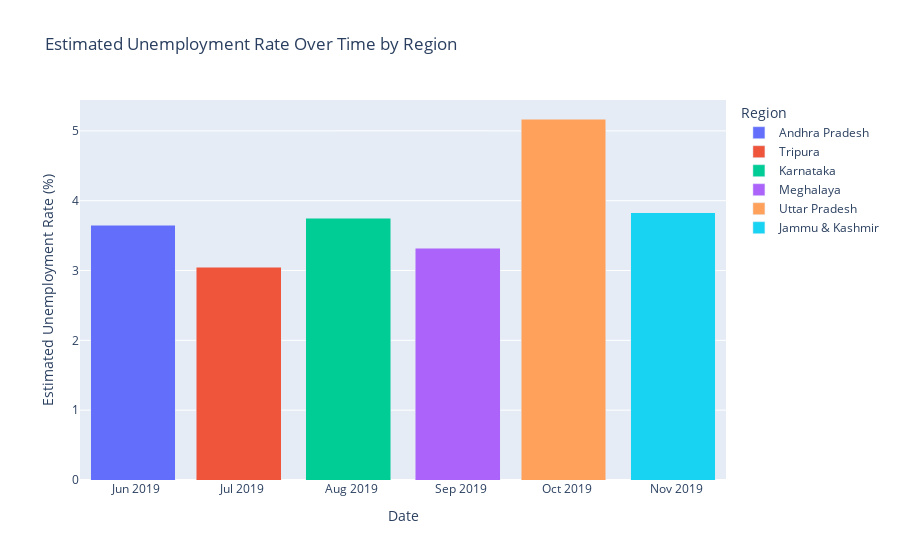

Write notebook code for a chart like this one.
### Markdown cell above
**Bar Plot**

### Code cell
#create  Sample data
data = {
    'region': ['Andhra Pradesh','Tripura','Karnataka','Meghalaya','Uttar Pradesh','Jammu & Kashmir '],
    'date': ['31-05-2019', '30-06-2019', '31-07-2019', '31-08-2019', '30-09-2019', '31-10-2019'],
    'estimated_unemployment_rate': [3.65, 3.05, 3.75, 3.32, 5.17, 3.83],
    'area': ['Rural', 'Urban', 'Rural', 'Urban', 'Rural','Urban']
}

# Create a DataFrame from the sample data
df_1 = pd.DataFrame(data)

# Convert the 'date' column to datetime format
df_1['date'] = pd.to_datetime(df_1['date'], format='%d-%m-%Y')

# Create a line plot using plotly
fig = px.bar(df_1, 
        x='date',
        y='estimated_unemployment_rate',
        color='region',
        title='Estimated Unemployment Rate Over Time by Region',
        labels={
            'date': 'Date',
            'estimated_unemployment_rate': 'Estimated Unemployment Rate (%)',
            'region': 'Region',
            'area' : 'Area'
        },
        barmode='stack'
    )

# # show the plot
fig.show()

### Figure 1 — Plotly figure (JSON) as saved in the notebook; plotly's stock layout.template omitted (floating-point values rounded to 4 significant figures)
{"data": [{"alignmentgroup": "True", "hovertemplate": "Region=Andhra Pradesh<br>Date=%{x}<br>Estimated Unemployment Rate (%)=%{y}<extra></extra>", "legendgroup": "Andhra Pradesh", "marker": {"color": "#636efa", "pattern": {"shape": ""}}, "name": "Andhra Pradesh", "offsetgroup": "Andhra Pradesh", "orientation": "v", "showlegend": true, "textposition": "auto", "type": "bar", "x": ["2019-05-31T00:00:00"], "xaxis": "x", "y": [3.65], "yaxis": "y"}, {"alignmentgroup": "True", "hovertemplate": "Region=Tripura<br>Date=%{x}<br>Estimated Unemployment Rate (%)=%{y}<extra></extra>", "legendgroup": "Tripura", "marker": {"color": "#EF553B", "pattern": {"shape": ""}}, "name": "Tripura", "offsetgroup": "Tripura", "orientation": "v", "showlegend": true, "textposition": "auto", "type": "bar", "x": ["2019-06-30T00:00:00"], "xaxis": "x", "y": [3.05], "yaxis": "y"}, {"alignmentgroup": "True", "hovertemplate": "Region=Karnataka<br>Date=%{x}<br>Estimated Unemployment Rate (%)=%{y}<extra></extra>", "legendgroup": "Karnataka", "marker": {"color": "#00cc96", "pattern": {"shape": ""}}, "name": "Karnataka", "offsetgroup": "Karnataka", "orientation": "v", "showlegend": true, "textposition": "auto", "type": "bar", "x": ["2019-07-31T00:00:00"], "xaxis": "x", "y": [3.75], "yaxis": "y"}, {"alignmentgroup": "True", "hovertemplate": "Region=Meghalaya<br>Date=%{x}<br>Estimated Unemployment Rate (%)=%{y}<extra></extra>", "legendgroup": "Meghalaya", "marker": {"color": "#ab63fa", "pattern": {"shape": ""}}, "name": "Meghalaya", "offsetgroup": "Meghalaya", "orientation": "v", "showlegend": true, "textposition": "auto", "type": "bar", "x": ["2019-08-31T00:00:00"], "xaxis": "x", "y": [3.32], "yaxis": "y"}, {"alignmentgroup": "True", "hovertemplate": "Region=Uttar Pradesh<br>Date=%{x}<br>Estimated Unemployment Rate (%)=%{y}<extra></extra>", "legendgroup": "Uttar Pradesh", "marker": {"color": "#FFA15A", "pattern": {"shape": ""}}, "name": "Uttar Pradesh", "offsetgroup": "Uttar Pradesh", "orientation": "v", "showlegend": true, "textposition": "auto", "type": "bar", "x": ["2019-09-30T00:00:00"], "xaxis": "x", "y": [5.17], "yaxis": "y"}, {"alignmentgroup": "True", "hovertemplate": "Region=Jammu & Kashmir <br>Date=%{x}<br>Estimated Unemployment Rate (%)=%{y}<extra></extra>", "legendgroup": "Jammu & Kashmir ", "marker": {"color": "#19d3f3", "pattern": {"shape": ""}}, "name": "Jammu & Kashmir ", "offsetgroup": "Jammu & Kashmir ", "orientation": "v", "showlegend": true, "textposition": "auto", "type": "bar", "x": ["2019-10-31T00:00:00"], "xaxis": "x", "y": [3.83], "yaxis": "y"}], "layout": {"barmode": "stack", "legend": {"title": {"text": "Region"}, "tracegroupgap": 0}, "title": {"text": "Estimated Unemployment Rate Over Time by Region"}, "xaxis": {"anchor": "y", "domain": [0, 1], "title": {"text": "Date"}}, "yaxis": {"anchor": "x", "domain": [0, 1], "title": {"text": "Estimated Unemployment Rate (%)"}}}}
